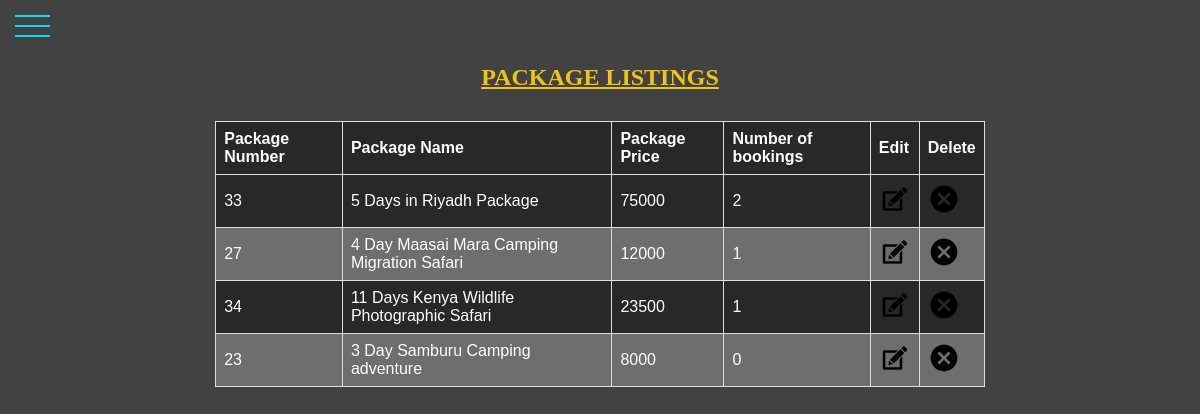
Page /public_html/ToursManagement/admin-packages.php on the committed database.
### tables this page shows
CREATE TABLE `packages` (
  `package_id` int(11) NOT NULL,
  `package_name` varchar(255) NOT NULL,
  `package_price` int(11) NOT NULL,
  `no_of_bookings` int(255) DEFAULT NULL
);

### public_html/ToursManagement/admin-packages.php (the view, shortened to what this page needs)
<!DOCTYPE html>
<html lang="en">
<head>
    <link href="css/admin-package.css" rel="stylesheet" type="text/css">
</head>
<body>
<?php
$con = new mysqli("localhost", "root", "", "global_tours_and_events_ke");
?>
<br>
<br>
<?php require './nav-bar.php';?>
<section id="side-bar">
    <div>
        <?php
        $sql = "SELECT * FROM `packages` ORDER BY no_of_bookings DESC;";
        if ($result = $con->query($sql)) {
            if ($result->num_rows > 0) {
                echo " <table id='package-listings'>";
                echo "<h2>PACKAGE LISTINGS</h2>";
                echo "<thead>";
                echo "<tr>";
                echo "<th>Package Number</th>";
                echo "<th>Package Name</th>";
                echo "<th>Package Price</th>";
                echo "<th>Number of bookings</th>";
                echo "<th>Edit</th>";
                echo "<th>Delete</th>";
                echo "</tr>";
                echo "</thead>";
                echo "<tbody>";
                while ($row = $result->fetch_array()) {
                    echo "<tr>";
                    echo "<td>" . $row['package_id'] . "</td>";
                    echo "<td>" . $row['package_name'] . "</td>";
                    echo "<td>" . $row['package_price'] . "</td>";
                    echo "<td>" . $row['no_of_bookings'] . "</td>";
                    echo '<td><a href="admin-edit.php?id='. $row['package_name'] .'"><img src=\'img/update.png\'></a></td>';
                    echo '<td><a class="delete" href="admin-delete.php?id=' . $row['package_id'] . '"><img src=\'img/remove.png\'></a></td>';
                    echo "</tr>";
                }
            }
            echo "</tbody>";
            echo "</table>";
        }
        ?>
    </div>
</section>
</body>
</html>

### public_html/ToursManagement/css/admin-package.css (style rules this page uses)
table { font-family: arial, sans-serif; border-collapse: collapse; width: 65%; color: white; margin-top: 30px; margin-left: auto; margin-right: auto; }
h2 { color: #F1C40F; text-align: center; text-decoration: underline; }
td, th { border: 1px solid #dddddd; text-align: left; padding: 8px; }
tr:nth-child(odd) { background-color: #282828; }
tr:nth-child(even) { background-color: #6e6e6e; }

### public_html/ToursManagement/css/admin-header.css (style rules this page uses)
* { box-sizing: border-box; }
body { background-color: #424242; font-size: 16px; }

### rows in the picture
packages: package_id "33", package_name "5 Days in Riyadh Package", package_price "75000", no_of_bookings "2"
packages: package_id "27", package_name "4 Day Maasai Mara Camping Migration Safari", package_price "12000", no_of_bookings "1"
packages: package_id "34", package_name "11 Days Kenya Wildlife Photographic Safari", package_price "23500", no_of_bookings "1"
packages: package_id "23", package_name "3 Day Samburu Camping adventure", package_price "8000", no_of_bookings "0"
